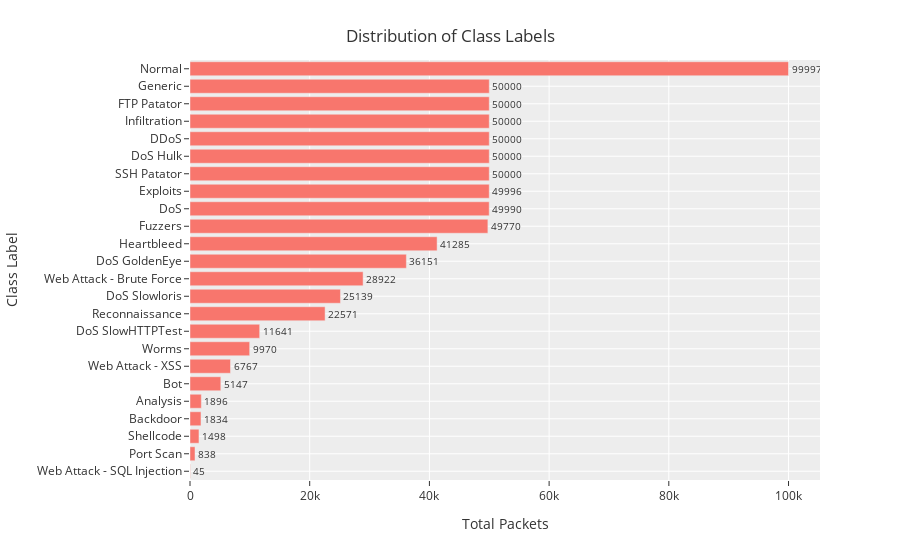

Notebook code for this chart:
### Code cell
import plotly.express as px
fig = px.bar(sorted_df, x='Total Packets', y='Class Label', text_auto='.s', template='ggplot2')

fig.update_traces(textfont_size=10, textposition="outside")

fig.update_layout(
    title={
        'text': "Distribution of Class Labels",
        'x': 0.5,  # Set the x-coordinate to 0.5 for center alignment
        'xanchor': 'center',  # Set the x-anchor to center
        'yanchor': 'top'  # Set the y-anchor to the top of the plot
    },
    height=700
)

fig.show()

### Figure 1 — Plotly figure (JSON) as saved in the notebook; plotly's stock layout.template omitted (floating-point values rounded to 4 significant figures)
{"data": [{"alignmentgroup": "True", "hovertemplate": "Total Packets=%{x}<br>Class Label=%{y}<extra></extra>", "legendgroup": "", "marker": {"color": "#F8766D", "pattern": {"shape": ""}}, "name": "", "offsetgroup": "", "orientation": "h", "showlegend": false, "textfont": {"size": 10}, "textposition": "outside", "texttemplate": "%{x:.s}", "type": "bar", "x": [45, 838, 1498, 1834, 1896, 5147, 6767, 9970, 11641, 22571, 25139, 28922, 36151, 41285, 49770, 49990, 49996, 50000, 50000, 50000, 50000, 50000, 50000, 99997], "xaxis": "x", "y": ["Web Attack - SQL Injection", "Port Scan", "Shellcode", "Backdoor", "Analysis", "Bot", "Web Attack - XSS", "Worms", "DoS SlowHTTPTest", "Reconnaissance", "DoS Slowloris", "Web Attack - Brute Force", "DoS GoldenEye", "Heartbleed", "Fuzzers", "DoS", "Exploits", "SSH Patator", "DoS Hulk", "DDoS", "Infiltration", "FTP Patator", "Generic", "Normal"], "yaxis": "y"}], "layout": {"autosize": true, "barmode": "relative", "legend": {"tracegroupgap": 0}, "margin": {"t": 60}, "title": {"text": "Distribution of Class Labels", "x": 0.5, "xanchor": "center", "yanchor": "top"}, "xaxis": {"anchor": "y", "autorange": true, "domain": [0, 1], "range": [0, 105260], "title": {"text": "Total Packets"}, "type": "linear"}, "yaxis": {"anchor": "x", "autorange": true, "domain": [0, 1], "range": [-0.5, 23.5], "title": {"text": "Class Label"}, "type": "category"}}}
